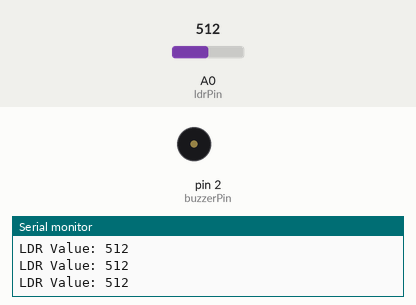
The sketch below on a simulated Arduino Uno, built with avr-gcc and run on an emulated ATmega328P. Parts: buzzer (waves = sounding, pin HIGH), the last lines printed to the serial monitor. The test bench sets the inputs (shaded band); at power-on: A0 (ldrPin) = 512.

Above: at 1.2 s.
1.3 s: A0 (ldrPin) set to 484
At 1.7 s:
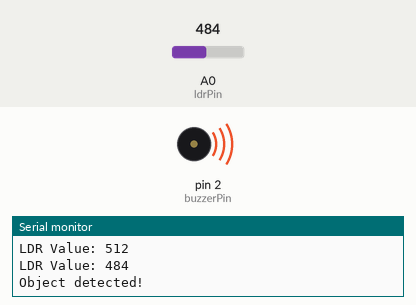
2.8 s: A0 (ldrPin) set to 510
At 4.6 s:
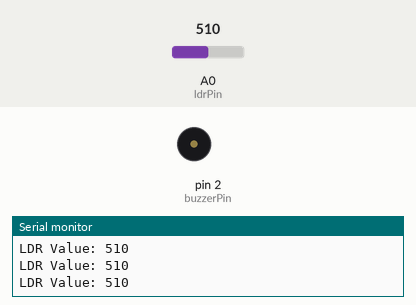
5.0 s: A0 (ldrPin) set to 490
At 6.0 s:
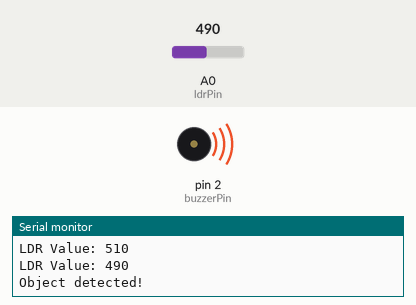
Timing chart, 0 to 8.0 s (numbered marks = the images above; inputs shaded):
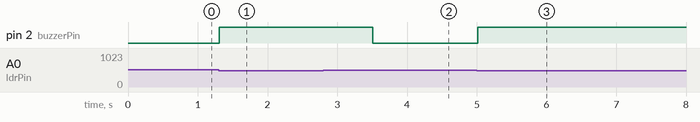

Measured:
- the behaviour switches between 500 and 499 on A0 (ldrPin) (found by bisection; images 0 and 1)
- after the input at 1.3 s, pin 2 (buzzerPin): LOW → HIGH at once
- after the input at 2.8 s, pin 2 (buzzerPin): HIGH → LOW after 0.71 s
- after the input at 5.0 s, pin 2 (buzzerPin): LOW → HIGH at once

The sketch:

code.ino
```cpp
const int ldrPin = A0;  // Pin connected to the LDR sensor
const int buzzerPin = 2; // Pin connected to the buzzer
const int threshold = 500; // Adjust this value according to ambient light conditions

void setup() {
  pinMode(buzzerPin, OUTPUT); // Set buzzer pin as output
  digitalWrite(buzzerPin, LOW); // Turn off buzzer initially
  Serial.begin(9600); // Initialize serial communication
}

void loop() {
  int ldrValue = analogRead(ldrPin); // Read LDR sensor value

  Serial.print("LDR Value: ");
  Serial.println(ldrValue);

  // Check if LDR value is below threshold (i.e., laser light detected)
  if (ldrValue < threshold) {
    Serial.println("Object detected!");
    digitalWrite(buzzerPin, HIGH); // Turn on buzzer
    delay(1000); // Wait for 1 second
  } else {
    digitalWrite(buzzerPin, LOW); // Turn off buzzer
  }

  delay(100); // Delay for stability
}
```
